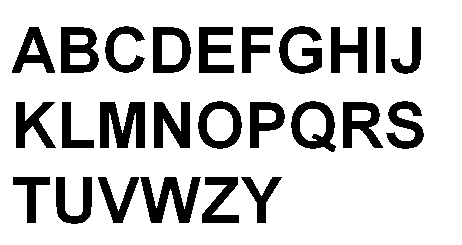
#> input picture letters.bmp, 462 x 245 px
$ python labeling.py
#> lines starting #> are read from the running program, lines starting #| are printed output that depends on the picture; after the words box and inside, x2 and y2 are one past the last pixel; in counts of white or black regions, pixels touching at a corner belong together
#> `image = cv2.imread(file_path, cv2.IMREAD_GRAYSCALE)`: image: shape (245, 462); 79.8% white; 25 black regions, largest, box (x1, y1, x2, y2) and area: (100, 102, 145, 148) 1491, (140, 177, 201, 223) 1428, (61, 27, 99, 73) 1167
import cv2
import numpy as np
from queue import Queue

def label_connected_components(binary_image):
    height, width = binary_image.shape
#> height = 245; width = 462
    label = 0
    labels = np.zeros((height, width), dtype=int)
    edges = [[] for _ in range(1000)]

    # First pass
    for i in range(height):
        for j in range(width):
            if binary_image[i, j] == 0 and labels[i, j] == 0:
                L = []
                for ni, nj in neighbors(i, j, height, width):
                    if labels[ni, nj] > 0:
                        L.append(labels[ni, nj])

                if len(L) == 0:
                    label += 1
                    labels[i, j] = label
                else:
                    x = min(L)
                    labels[i, j] = x

                    for y in L:
                        if y != x:
                            edges[x].append(y)
                            edges[y].append(x)
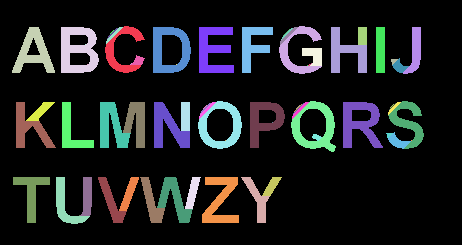
#> labels: shape (245, 462) int64; 70 distinct labels, from 0 to 69; one colour per label, 0 black
#> after the loop, label = 69

    # Second pass
    newlabel = 0
    newlabels = np.zeros(label + 1, dtype=int)
#> newlabels = 70 values from 0 to 0

    for i in range(1, label + 1):
        if newlabels[i] == 0:
            newlabel += 1
            Q = Queue()
            newlabels[i] = newlabel
            Q.put(i)

            while not Q.empty():
                x = Q.get()
                for y in edges[x]:
                    if newlabels[y] == 0:
                        newlabels[y] = newlabel
                        Q.put(y)
#> after the loop, newlabel = 25

    # Assign new labels to the original image
    result_image = np.zeros_like(binary_image)
    for i in range(height):
        for j in range(width):
            labels[i, j] = newlabels[labels[i, j]]
            if binary_image[i, j] == 0:
                result_image[i, j] = labels[i, j]
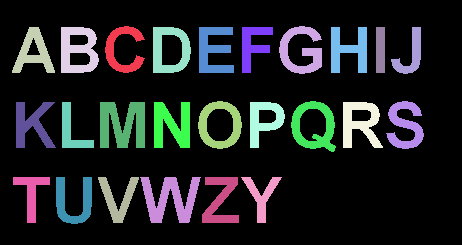
#> labels: shape (245, 462) int64; 26 distinct labels, from 0 to 25; one colour per label, 0 black
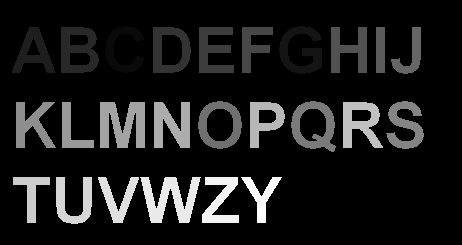
#> result_image: shape (245, 462); min 0, max 25, mean 2.6; drawn with min black and max white

    return result_image

def neighbors(i, j, height, width):
    for ni in range(i-1, i+2):
        for nj in range(j-1, j+2):
            if 0 <= ni < height and 0 <= nj < width and (ni != i or nj != j):
                yield ni, nj

# Example usage
file_path = "./letters.bmp"
image = cv2.imread(file_path, cv2.IMREAD_GRAYSCALE)
binary_image = (image == 255).astype(np.uint8)

connected_components_image = label_connected_components(binary_image)

cv2.imshow("Connected Components", connected_components_image*10)
cv2.waitKey(0)
cv2.destroyAllWindows()
